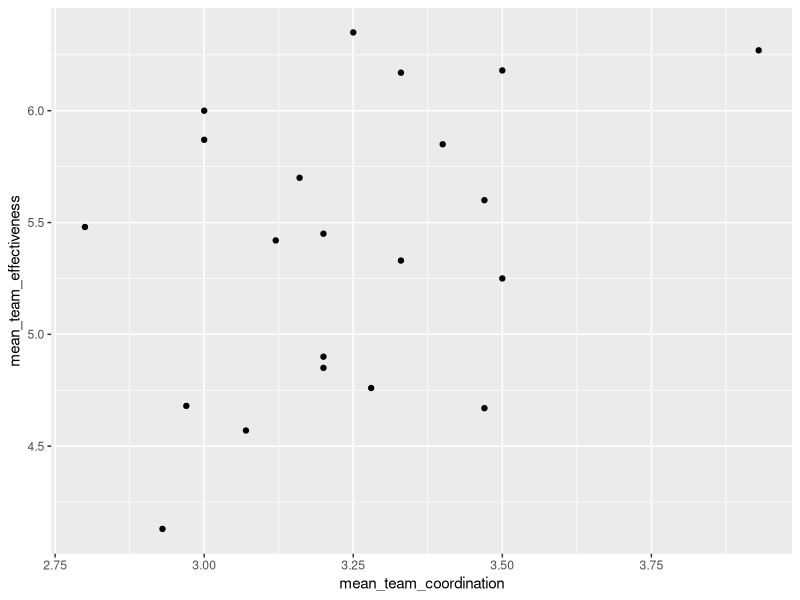
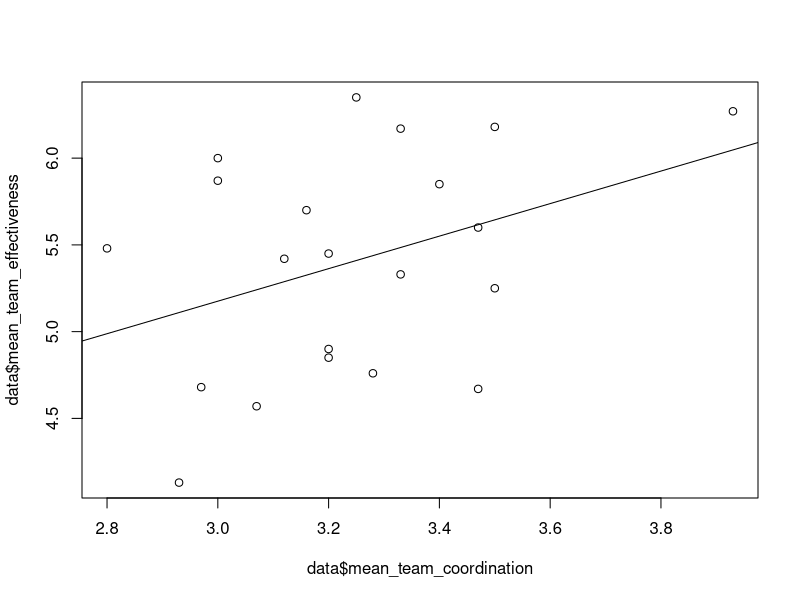
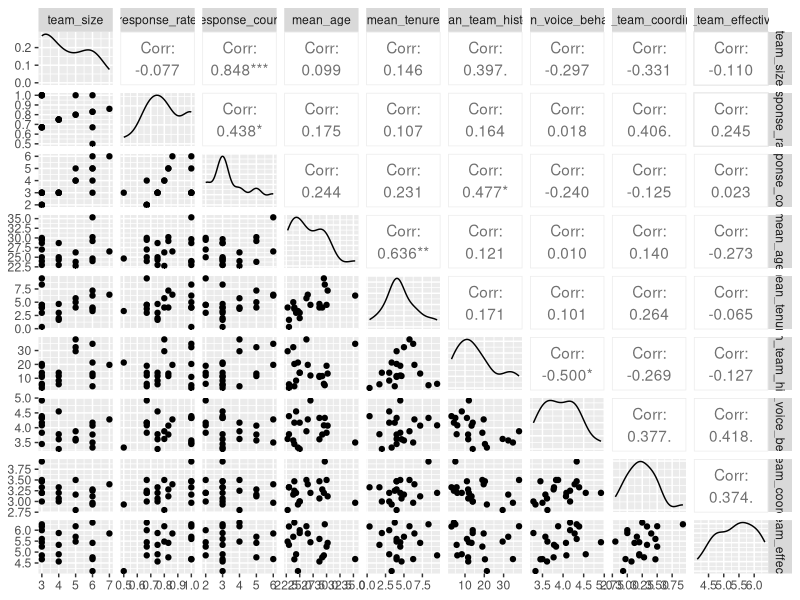

Generate these figures, in order, with R:
data = read.csv("data.csv")
# coordination = data["mean_team_coordination"]
# effectiveness = data["mean_team_effectiveness"]

# c = unlist(coordination)
# e = unlist(effectiveness)


# scatter(c, e)
library(ggplot2)
library(GGally)

# plot(c, e)
ggplot(data, aes(x=mean_team_coordination, y=mean_team_effectiveness)) + geom_point()
lm_effectiveness_coordination = lm(formula = mean_team_effectiveness ~ mean_team_coordination, data = data)
summary(lm_effectiveness_coordination)

plot(data$mean_team_effectiveness ~ data$mean_team_coordination, data = data)
abline(lm_effectiveness_coordination)


data1 = data.frame(team_size=data$team_size,response_rate=data$response_rate,response_count=data$response_count,mean_age=data$mean_age,mean_tenure=data$mean_tenure,mean_team_history=data$mean_team_history,mean_voice_behavior=data$mean_voice_behavior,mean_team_coordination=data$mean_team_coordination,mean_team_effectiveness=data$mean_team_effectiveness)

ggpairs(data1)